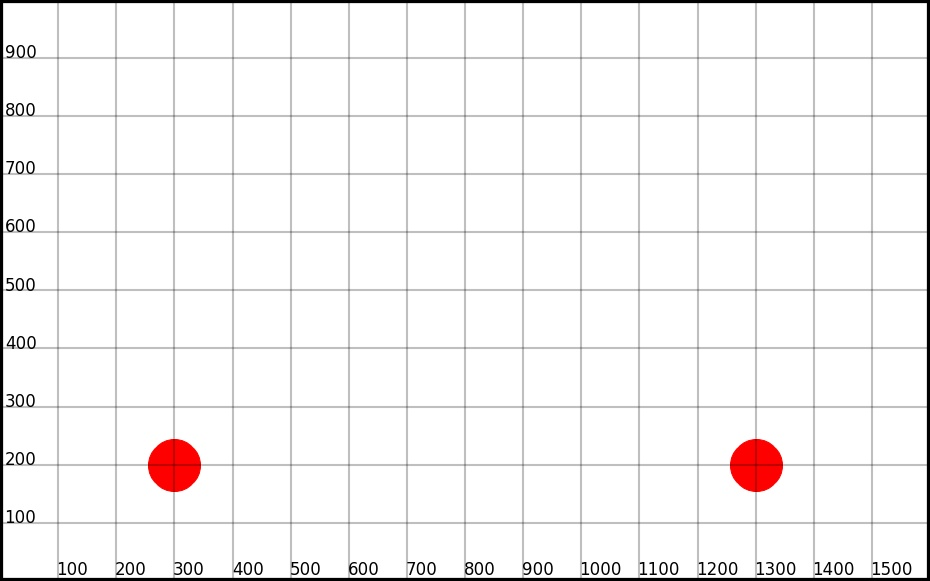
#> input picture pixel_to_coordinate/p2c_test_calibration.jpg, 930 x 581 px; the run also reads 1 picture not shown here
$ python soil_image_plant_detection.py   (Python 2 division)   (older library calls are emulated)
#> lines starting #> are read from the running program, lines starting #| are printed output that depends on the picture; after the words box and inside, x2 and y2 are one past the last pixel; in counts of white or black regions, pixels touching at a corner belong together
### pixel_to_coordinate/pixel2coord.py
"""Image Pixel Location to Machine Coordinate Conversion."""

from time import sleep
import cv2
import numpy as np
import os


class Pixel2coord():
    """Calibrates the conversion of pixel locations to machine coordinates
    in images. Finds object coordinates in image.
    """
    def __init__(self, calibration_image=None):
        self.image = None
        if calibration_image is not None:
            if isinstance(calibration_image, str):
                self.readimage(calibration_image)
            else:
                self.image = calibration_image
        self.camera_rotation = 0
        if self.camera_rotation > 0:
            self.image = np.rot90(self.image)
        self.proc = None
        self.circled = None
        self.calibration_object_pixel_locations = []
        self.rotationangle = 0
        self.test_rotation = 5  # for testing, add some image rotation
        self.viewoutputimage = False  # overridden as True if running script
        self.coord_scale = None
        self.total_rotation_angle = 0
        self.center_pixel_location = None
        # Parameters imported from file (or defaults below)
        self.calibration_circles_xaxis = None
        self.image_bot_origin_location = None
        self.calibration_circle_separation = None
        self.camera_offset_coordinates = None
        self.iterations = None
        self.test_coordinates = None
        self.blur_amount = None
        self.morph_amount = None
        self.HSV_min = None
        self.HSV_max = None
        self.output_text = True
        self.tmp_dir = None

        self.dir = os.path.dirname(os.path.realpath(__file__))
        self.parameters_filename = "/pixel2coord_calibration_parameters.txt"
        self.parameters_filepath = self.dir + self.parameters_filename
        self.load_calibration_parameters()

        # Run calibration sequence for provided image
        if self.image is not None:
            self.calibration()

    def getcoordinates(self):
        """Get machine coordinates from bot."""
        # For now, return testing coordintes:
        return self.test_coordinates

    def save_calibration_parameters(self):
        """Save calibration parameters to file."""
        if self.tmp_dir is None:
            filename = self.parameters_filepath
        else:
            filename = self.tmp_dir + self.parameters_filename

        with open(filename, 'w') as f:
            f.write('calibration_circles_xaxis {}\n'.format(
                [1 if self.calibration_circles_xaxis else 0][0]))
            f.write('image_bot_origin_location {} {}\n'.format(
                *self.image_bot_origin_location))
            f.write('calibration_circle_separation {}\n'.format(
                self.calibration_circle_separation))
            f.write('camera_offset_coordinates {} {}\n'.format(
                *self.camera_offset_coordinates))
            f.write('iterations {}\n'.format(
                self.iterations))
            f.write('test_coordinates {} {}\n'.format(
                *self.test_coordinates))
            f.write('blur_amount {}\n'.format(
                self.blur_amount))
            f.write('morph_amount {}\n'.format(
                self.morph_amount))
            f.write('HSV_min {} {} {}\n'.format(
                *self.HSV_min))
            f.write('HSV_max {} {} {}\n'.format(
                *self.HSV_max))
            f.write('coord_scale {}\n'.format(
                self.coord_scale))
            f.write('total_rotation_angle {}\n'.format(
                self.total_rotation_angle))
            f.write('center_pixel_location {} {}\n'.format(
                *self.center_pixel_location))

    def load_calibration_parameters(self):
        """Load calibration parameters from file
        or use defaults and save to file."""
        if self.tmp_dir is None:
            filename = self.parameters_filepath
        else:
            filename = self.tmp_dir + self.parameters_filename
        try:  # Load calibration parameters from file
            with open(filename, 'r') as f:
                lines = f.readlines()
            for line in lines:
                line = line.strip().split(' ')
                if "calibration_circles_xaxis" in line:
                    self.calibration_circles_xaxis = int(line[1])
                if "image_bot_origin_location" in line:
                    self.image_bot_origin_location = [int(line[1]),
                                                      int(line[2])]
                if "calibration_circle_separation" in line:
                    self.calibration_circle_separation = float(line[1])
                if "camera_offset_coordinates" in line:
                    self.camera_offset_coordinates = [float(line[1]),
                                                      float(line[2])]
                if "iterations" in line:
                    self.iterations = int(line[1])
                if "test_coordinates" in line:
                    self.test_coordinates = [float(line[1]),
                                             float(line[2])]
                if "blur_amount" in line:
                    self.blur_amount = int(line[1])
                    if self.blur_amount % 2 == 0:
                        self.blur_amount += 1
                if "morph_amount" in line:
                    self.morph_amount = int(line[1])
                if "HSV_min" in line:
                    self.HSV_min = [float(line[1]),
                                    float(line[2]),
                                    float(line[3])]
                if "HSV_max" in line:
                    self.HSV_max = [float(line[1]),
                                    float(line[2]),
                                    float(line[3])]
                if "coord_scale" in line:
                    self.coord_scale = float(line[1])
                if "total_rotation_angle" in line:
                    self.total_rotation_angle = float(line[1])
                if "center_pixel_location" in line:
                    self.center_pixel_location = [float(line[1]),
                                                  float(line[2])]
        except IOError:  # Use defaults and save to file
            if self.image is not None:
                self.calibration_circles_xaxis = True  # calib. circles along xaxis
                self.image_bot_origin_location = [0, 1]  # image bot axes locations
                self.calibration_circle_separation = 1000  # distance btwn red dots
                self.camera_offset_coordinates = [200, 100]  # UTM camera offset
                self.iterations = 3  # min 2 if image rotated or if rotation unkwn
                self.test_coordinates = [600, 400]  # calib image coord. location
                self.blur_amount = 5  # must be odd
                self.morph_amount = 15
                self.HSV_min = [160, 100, 100]  # to wrap (reds), use H_min > H_max
                self.HSV_max = [20, 255, 255]
                self.center_pixel_location = np.array(self.image.shape[:2][::-1]) / 2

                try:
                    self.save_calibration_parameters()
                except IOError:
                    self.tmp_dir = "/tmp"
                    self.save_calibration_parameters()
            else:
                self.tmp_dir = "/tmp"
                self.load_calibration_parameters()

    def readimage(self, filename):
        """Read an image from a file."""
        self.image = cv2.imread(filename)

    # [5 lines left out: function showimage, not called in this run]

    def rotationdetermination(self):
        """Determine angle of rotation if necessary."""
        threshold = 0
        obj_1_x, obj_1_y, _ = self.calibration_object_pixel_locations[0]
        obj_2_x, obj_2_y, _ = self.calibration_object_pixel_locations[1]
        if not self.calibration_circles_xaxis:
            if obj_1_x > obj_2_x:
                obj_1_x, obj_2_x = obj_2_x, obj_1_x
                obj_1_y, obj_2_y = obj_2_y, obj_1_y
        dx = (obj_1_x - obj_2_x)
        dy = (obj_1_y - obj_2_y)
        if self.calibration_circles_xaxis:
            difference = abs(dy)
            trig = difference / dx
        else:
            difference = abs(dx)
            trig = difference / dy
        if difference > threshold:
            rotation_angle_radians = np.tan(trig)
            self.rotationangle = 180. / np.pi * rotation_angle_radians

    def rotateimage(self, rotationangle):
        """Rotate image number of degrees."""
        try:
            rows, cols, _ = self.image.shape
        except ValueError:
            rows, cols = self.image.shape
        mtrx = cv2.getRotationMatrix2D((int(cols / 2), int(rows / 2)),
                                       rotationangle, 1)
        self.image = cv2.warpAffine(self.image, mtrx, (cols, rows))

    def process(self):
        """Prepare image for contour detection."""
        blur = cv2.medianBlur(self.image, self.blur_amount)
        hsv = cv2.cvtColor(blur, cv2.COLOR_BGR2HSV)
        if self.HSV_min[0] > self.HSV_max[0]:
            hsv_btwn_min = [0, self.HSV_min[1], self.HSV_min[2]]
            hsv_btwn_max = [179, self.HSV_max[1], self.HSV_max[2]]
            mask_L = cv2.inRange(hsv, np.array(hsv_btwn_min),
                                 np.array(self.HSV_max))
            mask_U = cv2.inRange(hsv, np.array(self.HSV_min),
                                 np.array(hsv_btwn_max))
            mask = cv2.addWeighted(mask_L, 1.0, mask_U, 1.0, 0.0)
        else:
            mask = cv2.inRange(hsv, np.array(self.HSV_min),
                               np.array(self.HSV_max))
        self.proc = cv2.morphologyEx(mask, cv2.MORPH_CLOSE,
                                     np.ones((self.morph_amount,
                                              self.morph_amount), np.uint8))

    def findobjects(self, **kwargs):
        """Create contours and find locations of objects."""
        small_c = False  # default
        circle = True  # default
        draw_contours = True  # default
        for key in kwargs:
            if key == 'small_c': small_c = kwargs[key]
            if key == 'circle': circle = kwargs[key]
            if key == 'draw_contours': draw_contours = kwargs[key]
        try:
            contours, _ = cv2.findContours(
                          self.proc, cv2.RETR_EXTERNAL, cv2.CHAIN_APPROX_SIMPLE)
        except ValueError:
            _, contours, _ = cv2.findContours(
                          self.proc, cv2.RETR_EXTERNAL, cv2.CHAIN_APPROX_SIMPLE)
        self.circled = self.image.copy()
        for i, cnt in enumerate(contours):
            (cx, cy), radius = cv2.minEnclosingCircle(cnt)
            if i == 0:
                self.calibration_object_pixel_locations = [cx, cy, radius]
            else:
                self.calibration_object_pixel_locations = np.vstack(
                    (self.calibration_object_pixel_locations,
                     [cx, cy, radius]))
            center = (int(cx), int(cy))
            if small_c:
                radius = 20
            if circle:
                cv2.circle(self.circled, center, int(radius), (255, 0, 0), 4)
            if draw_contours:
                cv2.drawContours(self.proc, [cnt], 0, (255, 255, 255), 3)
                cv2.drawContours(self.circled, [cnt], 0, (0, 255, 0), 3)

    def calibrate(self):
        """Determine coordinate conversion parameters."""
        if len(self.calibration_object_pixel_locations) > 1:
            calibration_circle_sep = float(self.calibration_circle_separation)
            if self.calibration_circles_xaxis:
                i = 0
            else:
                i = 1
            object_sep = abs(self.calibration_object_pixel_locations[0][i] -
                             self.calibration_object_pixel_locations[1][i])
            self.coord_scale = calibration_circle_sep / object_sep

    def p2c(self, object_pixel_locations):
        """Convert pixel locations to machine coordinates from image center."""
        object_pixel_locations = np.array(object_pixel_locations)
        if len(object_pixel_locations) == 0:
            return [], []
        try:
            object_pixel_locations.shape[1]
        except IndexError:
            object_pixel_locations = [object_pixel_locations]
        object_pixel_locations = np.array(object_pixel_locations)
        coord = np.array(self.getcoordinates(), dtype=float)
        camera_offset = np.array(self.camera_offset_coordinates, dtype=float)
        camera_coordinates = coord + camera_offset  # image center coordinates
        sign = [1 if s == 1 else -1 for s in self.image_bot_origin_location]
        coord_scale = np.array([self.coord_scale, self.coord_scale])
        object_coordinates = []
        if self.output_text:
            print("Detected object machine coordinates ( X Y ) with R = radius:")
        for o, object_pixel_location in enumerate(object_pixel_locations[:, :2]):
            radius = object_pixel_locations[:][o][2]
            moc = (camera_coordinates +
                   sign * coord_scale *
                   (self.center_pixel_location - object_pixel_location))
            if self.output_text:
                print("    ( {:5.0f} {:5.0f} ) R = {R:.0f}".format(*moc, R=radius))
            object_coordinates.append(
                [moc[0], moc[1], coord_scale[0] * radius])
        return object_coordinates, object_pixel_locations

    def c2p(self, object_coordinates):
        """Convert machine coordinates to pixel locations
        using image center."""
        object_coordinates = np.array(object_coordinates)
        if len(object_coordinates) == 0:
            return []
        try:
            object_coordinates.shape[1]
        except IndexError:
            object_coordinates = [object_coordinates]
        object_coordinates = np.array(object_coordinates)
        coord = np.array(self.getcoordinates(), dtype=float)
        camera_offset = np.array(self.camera_offset_coordinates, dtype=float)
        camera_coordinates = coord + camera_offset  # image center coordinates
        center_pixel_location = self.center_pixel_location[:2]
        sign = [1 if s == 1 else -1 for s in self.image_bot_origin_location]
        coord_scale = np.array([self.coord_scale, self.coord_scale])
        object_pixel_locations = []
        for o, object_coordinate in enumerate(object_coordinates[:, :2]):
            opl = (center_pixel_location -
                   ((object_coordinate - camera_coordinates)
                    / (sign * coord_scale)))
            object_pixel_locations.append([opl[0], opl[1],
                                           object_coordinates[o][2]
                                           / coord_scale[0]])
        return object_pixel_locations

    def calibration(self):
        """Determine pixel to coordinate conversion scale
        and image rotation angle."""
        self.total_rotation_angle = 0
        for i in range(0, self.iterations):
            self.process()
            self.findobjects()
            if i != (self.iterations - 1):
                self.rotationdetermination()
                self.rotateimage(self.rotationangle)
                self.total_rotation_angle += self.rotationangle
        if self.total_rotation_angle != 0:
            print(" Note: required rotation executed = {:.2f} degrees".format(
                self.total_rotation_angle))
        self.calibrate()
        if self.viewoutputimage:
            self.showimage(self.circled)
        self.save_calibration_parameters()

    # [8 lines left out: function determine_coordinates, not called in this run]

# [18 lines that do not run on import are left out]

### soil_image_plant_detection.py
"""Plant Detection.

Detects green plants on a dirt background
 and marks them with red circles.
"""
import numpy as np
import cv2
from picamera.array import PiRGBArray
from picamera import PiCamera
from time import sleep
from pixel_to_coordinate.pixel2coord import Pixel2coord


class Detect_plants():
    """Detect plants in image and saves an image with plants marked.

       Kwargs:
           image (str): filename of image to process (default = None)
               None -> take photo instead
           coordinates (boolean): use coordinate conversion (default = False)
           calibration_img (filename): calibration image filename used to
               output coordinates instead of pixel locations (default = None)
           known_plants (list): [x, y, radius] of known (intentional) plants
                                (default = None)
           debug (boolean): output debug images (default = False)
           blur (int): blur kernel size (must be odd, default = 5)
           morph (int): amount of filtering (default = 5)
           iterations (int): number of morphological iterations (default = 1)
           array (list): list of morphs to run
               [[morph kernel size, morph kernel type, morph type, iterations]]
               example: array=[[3, 'cross', 'dilate', 2],
                               [5, 'rect',  'erode',  1]]
           save (boolean): save images (default = True)
           clump_buster (boolean): attempt to break
                                   plant clusters (default = False)
           HSV_min (list): green lower bound Hue(0-179), Saturation(0-255),
                           and Value(0-255) (default = [30, 20, 20])
           HSV_max (list): green upper bound Hue(0-179), Saturation(0-255),
                           and Value(0-255) (default = [90, 255, 255])
           parameters_from_file (boolean): load parameters from file
                                           (default = False)

       Examples:
           Detect_plants()
           Detect_plants(image='soil_image.jpg', morph=3, iterations=10,
              debug=True)
           Detect_plants(image='soil_image.jpg', blur=9, morph=7, iterations=4,
              calibration_img="pixel_to_coordinate/p2c_test_calibration.jpg")
           Detect_plants(image='soil_image.jpg', blur=15,
              array=[[5, 'ellipse', 'erode',  2],
                     [3, 'ellipse', 'dilate', 8]], debug=True, save=False,
              clump_buster=True, HSV_min=[15, 15, 15], HSV_max=[85, 245, 245])
    """
    def __init__(self, **kwargs):
        self.image = None
        self.coordinates = False
        self.calibration_img = None  # default
        self.known_plants = None  # default
        self.debug = False  # default
        self.blur_amount = 5  # default
        self.morph_amount = 5  # default
        self.iterations = 1  # default
        self.array = None  # default
        self.save = True   # default
        self.clump_buster = False  # default
        self.HSV_min = [30, 20, 20]  # default
        self.HSV_max = [90, 255, 255]  # default
        self.parameters_from_file = False  # default
        for key in kwargs:
            if key == 'image': self.image = kwargs[key]
            if key == 'coordinates': self.coordinates = kwargs[key]
            if key == 'calibration_img': self.calibration_img = kwargs[key]
            if key == 'known_plants': self.known_plants = kwargs[key]
            if key == 'debug': self.debug = kwargs[key]
            if key == 'blur': self.blur_amount = kwargs[key]
            if key == 'morph': self.morph_amount = kwargs[key]
            if key == 'iterations': self.iterations = kwargs[key]
            if key == 'array': self.array = kwargs[key]
            if key == 'save': self.save = kwargs[key]
            if key == 'clump_buster': self.clump_buster = kwargs[key]
            if key == 'HSV_min': self.HSV_min = kwargs[key]
            if key == 'HSV_max': self.HSV_max = kwargs[key]
            if key == 'parameters_from_file':
                self.parameters_from_file = kwargs[key]
        if self.calibration_img is not None:
            self.coordinates = True
        self.test_coordinates = [2000, 2000]

    def _getcoordinates(self):
        """Get machine coordinates from bot."""
        # For now, return testing coordintes:
        return self.test_coordinates

    # [19 lines left out: function _getimage, not called in this run]

    def calibrate(self):
        if self.calibration_img is None and self.coordinates:
            self.calibration_img = self._getimage()
        P2C = Pixel2coord(calibration_image=self.calibration_img)
#> in readimage, self.image is the input picture: shape (581, 930, 3); mean B, G, R 242.8, 242.8, 244.8
#> the loop in calibration, `for i in range(0, self.iterations):` made 3 passes
#> pass 1, in process, `blur = cv2.medianBlur(self.image, self.blur_amount)`:
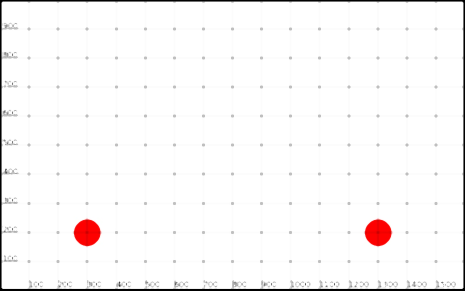
#> blur: shape (581, 930, 3) (shown at 1/2 size); mean B, G, R 246.9, 247, 249
#> pass 1, in process, `mask_L = cv2.inRange(hsv, np.array(hsv_btwn_min), np.array(self.HSV_ma..`:
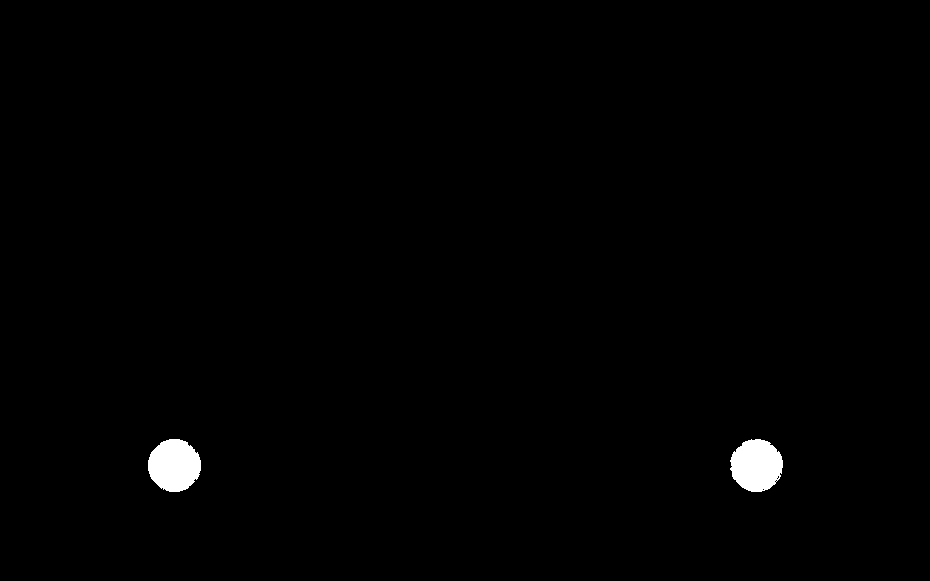
#> mask_L: shape (581, 930); 0.8% white; 2 white regions, box (x1, y1, x2, y2) and area: (148, 439, 201, 492) 2177, (730, 439, 783, 492) 2157

    def detect_plants(self):

        def save_detected_plants(save, remove):
            np.savetxt("detected-plants_saved.csv", save,
                       fmt='%.1f', delimiter=',', header='X,Y,Radius')
            np.savetxt("detected-plants_to-remove.csv", remove,
                       fmt='%.1f', delimiter=',', header='X,Y,Radius')

        # [48 lines left out: functions save_parameters, load_parameters, not called in this run]

        if self.parameters_from_file:
            load_parameters()

        def save_image(img, step, description):
            save_image = img
            if step is not None:  # debug image
                save_image = annotate(img)
            if isinstance(self.image, str):
                name = self.image[:-4]
            else:
                name = '{}_{}'.format(*self.test_coordinates)
            details = description
            if step is not None:  # debug image
                details = 'debug-{}_{}'.format(step, details)
            filename = '{}_{}.png'.format(name, details)
            if self.save:
                cv2.imwrite(filename, save_image)
                print "Image saved: {}".format(filename)
            return save_image

        # [37 lines left out: function annotate, not called in this run]

        print "\nProcessing image: {}".format(self.image)
#| Processing image: soil_image.jpg
        kt = None; upper_green = None

        # Load image and create blurred image
        if self.image is None:
            self.image = self._getimage()
	    original_image = self.image
            save_image(original_image, None, 'photo')
        else:
	    original_image = cv2.imread(self.image, 1)
#> (the rest of the program and of its run is left out)
